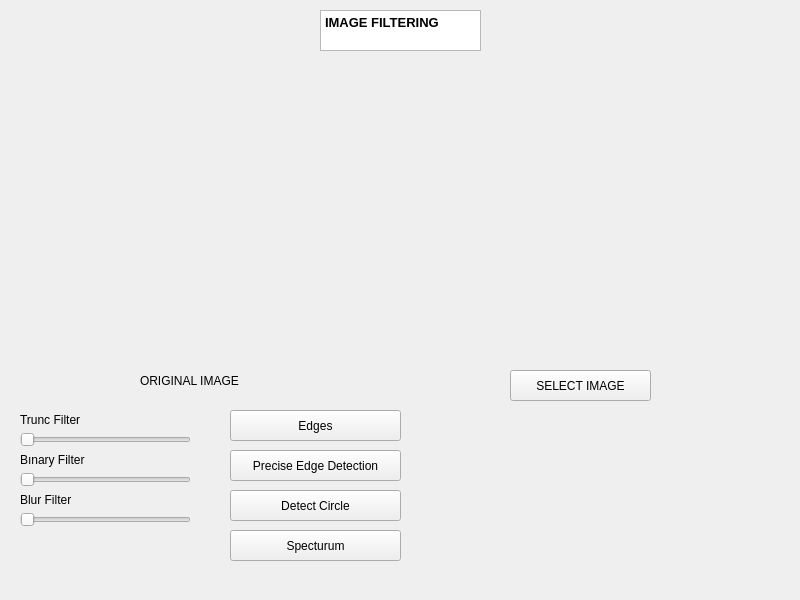
<?xml version="1.0" encoding="UTF-8"?>
<ui version="4.0">
 <class>Widget</class>
 <widget class="QWidget" name="Widget">
  <property name="geometry">
   <rect>
    <x>0</x>
    <y>0</y>
    <width>800</width>
    <height>600</height>
   </rect>
  </property>
  <property name="windowTitle">
   <string>Widget</string>
  </property>
  <widget class="QSlider" name="horizontalSlider">
   <property name="geometry">
    <rect>
     <x>20</x>
     <y>430</y>
     <width>171</width>
     <height>20</height>
    </rect>
   </property>
   <property name="orientation">
    <enum>Qt::Orientation::Horizontal</enum>
   </property>
  </widget>
  <widget class="QPushButton" name="pushButton_4">
   <property name="geometry">
    <rect>
     <x>230</x>
     <y>450</y>
     <width>171</width>
     <height>31</height>
    </rect>
   </property>
   <property name="text">
    <string>Precise Edge Detection</string>
   </property>
  </widget>
  <widget class="QLabel" name="label_4">
   <property name="geometry">
    <rect>
     <x>140</x>
     <y>370</y>
     <width>131</width>
     <height>21</height>
    </rect>
   </property>
   <property name="text">
    <string>ORIGINAL IMAGE</string>
   </property>
  </widget>
  <widget class="QLabel" name="label_3">
   <property name="geometry">
    <rect>
     <x>20</x>
     <y>490</y>
     <width>91</width>
     <height>20</height>
    </rect>
   </property>
   <property name="text">
    <string>Blur Filter</string>
   </property>
  </widget>
  <widget class="QPushButton" name="pushButton">
   <property name="geometry">
    <rect>
     <x>510</x>
     <y>370</y>
     <width>141</width>
     <height>31</height>
    </rect>
   </property>
   <property name="text">
    <string>SELECT IMAGE</string>
   </property>
  </widget>
  <widget class="QLabel" name="label_2">
   <property name="geometry">
    <rect>
     <x>20</x>
     <y>450</y>
     <width>91</width>
     <height>20</height>
    </rect>
   </property>
   <property name="text">
    <string>Bınary Filter</string>
   </property>
  </widget>
  <widget class="QTextEdit" name="textEdit">
   <property name="geometry">
    <rect>
     <x>320</x>
     <y>10</y>
     <width>161</width>
     <height>41</height>
    </rect>
   </property>
   <property name="html">
    <string>&lt;!DOCTYPE HTML PUBLIC &quot;-//W3C//DTD HTML 4.0//EN&quot; &quot;http://www.w3.org/TR/REC-html40/strict.dtd&quot;&gt;
&lt;html&gt;&lt;head&gt;&lt;meta name=&quot;qrichtext&quot; content=&quot;1&quot; /&gt;&lt;meta charset=&quot;utf-8&quot; /&gt;&lt;style type=&quot;text/css&quot;&gt;
p, li { white-space: pre-wrap; }
hr { height: 1px; border-width: 0; }
li.unchecked::marker { content: &quot;\2610&quot;; }
li.checked::marker { content: &quot;\2612&quot;; }
&lt;/style&gt;&lt;/head&gt;&lt;body style=&quot; font-family:'Segoe UI'; font-size:9pt; font-weight:400; font-style:normal;&quot;&gt;
&lt;p style=&quot; margin-top:0px; margin-bottom:0px; margin-left:0px; margin-right:0px; -qt-block-indent:0; text-indent:0px;&quot;&gt;&lt;span style=&quot; font-size:10pt; font-weight:700;&quot;&gt;IMAGE FILTERING&lt;/span&gt;&lt;/p&gt;&lt;/body&gt;&lt;/html&gt;</string>
   </property>
  </widget>
  <widget class="QSlider" name="horizontalSlider_2">
   <property name="geometry">
    <rect>
     <x>20</x>
     <y>470</y>
     <width>171</width>
     <height>20</height>
    </rect>
   </property>
   <property name="orientation">
    <enum>Qt::Orientation::Horizontal</enum>
   </property>
  </widget>
  <widget class="QSlider" name="horizontalSlider_3">
   <property name="geometry">
    <rect>
     <x>20</x>
     <y>510</y>
     <width>171</width>
     <height>20</height>
    </rect>
   </property>
   <property name="orientation">
    <enum>Qt::Orientation::Horizontal</enum>
   </property>
  </widget>
  <widget class="QWidget" name="widget_2" native="true">
   <property name="geometry">
    <rect>
     <x>410</x>
     <y>60</y>
     <width>341</width>
     <height>311</height>
    </rect>
   </property>
  </widget>
  <widget class="QPushButton" name="pushButton_2">
   <property name="geometry">
    <rect>
     <x>230</x>
     <y>410</y>
     <width>171</width>
     <height>31</height>
    </rect>
   </property>
   <property name="text">
    <string>Edges</string>
   </property>
  </widget>
  <widget class="QLabel" name="label">
   <property name="geometry">
    <rect>
     <x>20</x>
     <y>410</y>
     <width>81</width>
     <height>20</height>
    </rect>
   </property>
   <property name="text">
    <string>Trunc Filter</string>
   </property>
  </widget>
  <widget class="QPushButton" name="pushButton_5">
   <property name="geometry">
    <rect>
     <x>230</x>
     <y>530</y>
     <width>171</width>
     <height>31</height>
    </rect>
   </property>
   <property name="text">
    <string>Specturum</string>
   </property>
  </widget>
  <widget class="QPushButton" name="pushButton_3">
   <property name="geometry">
    <rect>
     <x>230</x>
     <y>490</y>
     <width>171</width>
     <height>31</height>
    </rect>
   </property>
   <property name="text">
    <string>Detect Circle</string>
   </property>
  </widget>
  <widget class="QWidget" name="widget" native="true">
   <property name="geometry">
    <rect>
     <x>40</x>
     <y>60</y>
     <width>331</width>
     <height>311</height>
    </rect>
   </property>
  </widget>
 </widget>
 <resources/>
 <connections/>
</ui>
